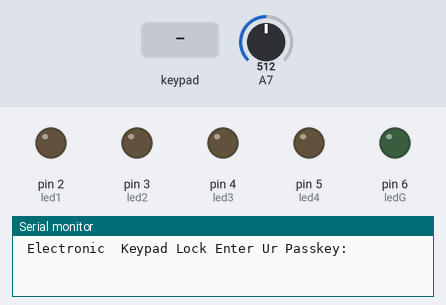
Bench run of a sketch on a simulated Arduino Nano, built with avr-gcc and run on an emulated ATmega328P. Parts: output pins drawn as LEDs (lit = HIGH), the last lines printed to the serial monitor. The test bench sets the inputs (shaded band); at power-on: A7 = 512.

Above: at 1.4 s.
1.5 s: A7 set to 108
3.0 s: A7 set to 89
At 4.2 s:
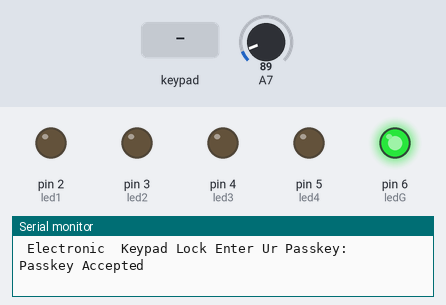
6.0 s: key 'A' pressed
Timing chart, 0 to 9.0 s (numbered marks = the images above; inputs shaded):
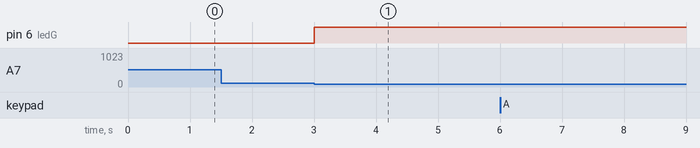

Measured:
- the behaviour switches between 100 and 99 on A7 (found by bisection; images 0 and 1)
- after the input at 1.5 s, every drawn part: stays the same
- after the input at 3.0 s, pin 6 (ledG): LOW → HIGH at once

The sketch:

PasswordHome.ino
```cpp
#include <Keypad.h>

#include<EEPROM.h>


char password[4];

char pass[4] = {'1', '2', '3', '4'};

int i = 0;
char customKey = 0;
const byte ROWS = 4; //four rows
const byte COLS = 4; //four columns
char hexaKeys[ROWS][COLS] = {
  {'1', '2', '3', 'A'},
  {'4', '5', '6', 'B'},
  {'7', '8', '9', 'C'},
  {'*', '0', '#', 'D'}
};
byte rowPins[ROWS] = {7, 8, A5, A4}; //connect to the row pinouts of the keypad
byte colPins[COLS] = {A3, A2, A1, A0}; //connect to the column pinouts of the keypad

//initialize an instance of class NewKeypad
Keypad customKeypad = Keypad( makeKeymap(hexaKeys), rowPins, colPins, ROWS, COLS);
int led1 = 2;
int led2 = 3;
int led3 = 4;
int led4 = 5;
int ledG = 6;

void setup()
{
  Serial.begin(9600);
  pinMode(led1, OUTPUT);
  pinMode(led2, OUTPUT);
  pinMode(led3, OUTPUT);
  pinMode(led4, OUTPUT);
  pinMode(ledG, OUTPUT);
  digitalWrite(ledG, LOW);
  digitalWrite(led1, LOW);
  digitalWrite(led2, LOW);
  digitalWrite(led3, LOW);
  digitalWrite(led4, LOW);
  Serial.print(" Electronic ");
  Serial.print(" Keypad Lock ");
  delay(200);
  Serial.println("Enter Ur Passkey:");
}

void loop()
{
  back:
  if(analogRead(A7)<100)
  unlock();
  customKey = customKeypad.getKey();
  if (customKey == '#')
  {
      Serial.println("SMS SIREN !!");
      delay(1000);
      goto back;
  }
  if (customKey)
  {
    password[i++] = customKey;
    Serial.print(customKey);

    if (i == 1)
      digitalWrite(led1, HIGH);
    if (i == 2)
      digitalWrite(led2, HIGH);
    if (i == 3)
      digitalWrite(led3, HIGH);
    if (i == 4)
      digitalWrite(led4, HIGH);
  }
  if (i == 4)
  {
    delay(200);
    if (!(strncmp(password, pass, 4)))
    {
     unlock();
    }
    else
    {
      Serial.println("SMS sent");
      delay(500);
      i = 0;
      digitalWrite(ledG, LOW);
      digitalWrite(led1, LOW);
      digitalWrite(led2, LOW);
      digitalWrite(led3, LOW);
      digitalWrite(led4, LOW);
    }
  }
}

void unlock()
{
      digitalWrite(ledG, HIGH);
      digitalWrite(led1, LOW);
      digitalWrite(led2, LOW);
      digitalWrite(led3, LOW);
      digitalWrite(led4, LOW);
      Serial.println("Passkey Accepted");
      delay(2000);
      i = 0;
      digitalWrite(ledG, LOW);
      digitalWrite(led1, LOW);
      digitalWrite(led2, LOW);
      digitalWrite(led3, LOW);
      digitalWrite(led4, LOW);
}
```
